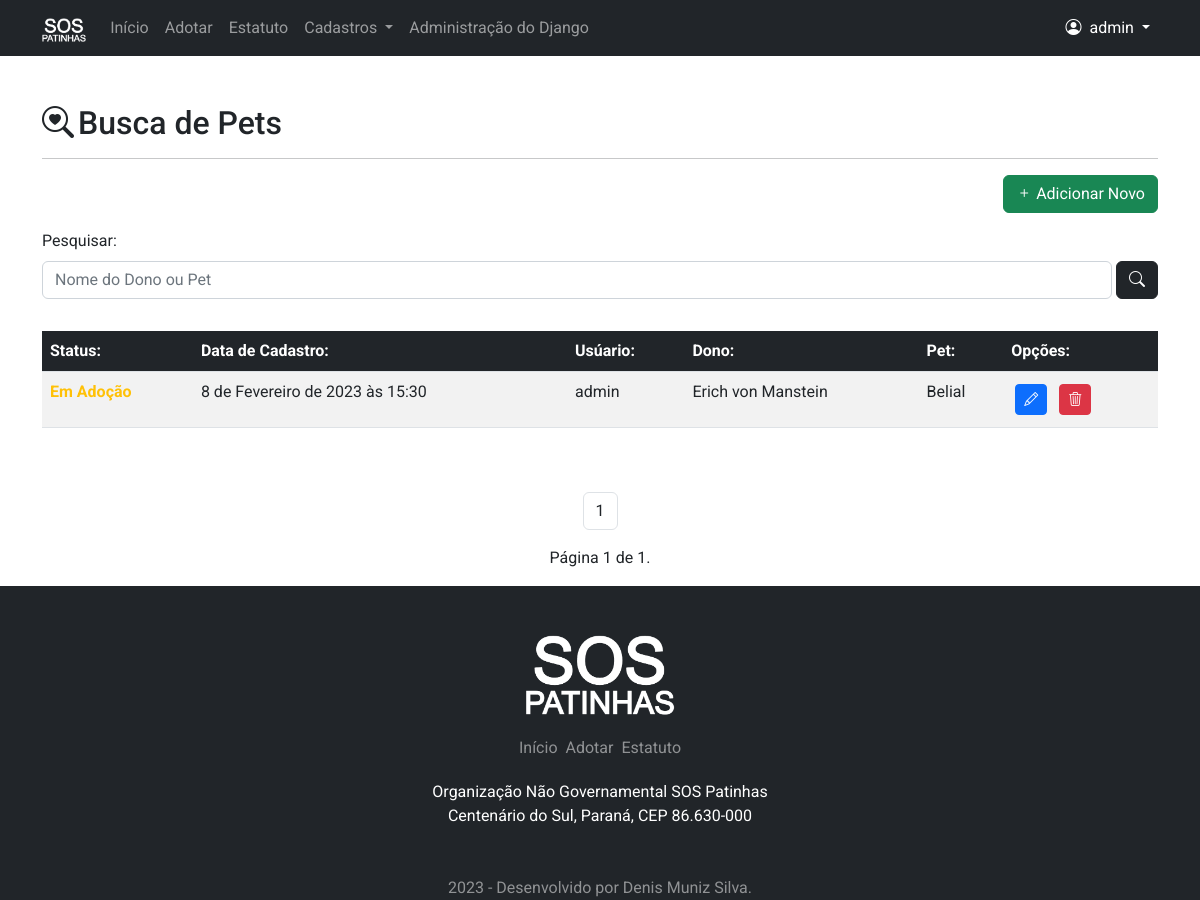
Screenshot of /adocao/lista/ (signed in) with the database file from the repository.
### pet/models.py (models this page shows, shortened)
class Adocao(models.Model):
    SEXO_CHOICES = [
        ('Indefinido', _('Indefinido')),
        ('Macho', _('Macho')),
        ('Fêmea', _('Fêmea')),
    ]
    STATUS_CHOICES = [
        ('d', _('Disponível')),
        ('a', _('Adotado')),
        ('c', _('Adoção Cancelada')),
    ]
    IDADE_CHOICES = [
        ('Desconhecida', _('Desconhecida')),
        ('01 Mês', _('01 Mês')),
        ('02 Mêses', _('02 Mêses')),
        ('03 Mêses', _('03 Mêses')),
        ('04 Mêses', _('04 Mêses')),
        ('05 Mêses', _('05 Mêses')),
        ('06 Mêses', _('06 Mêses')),
        ('07 Mêses', _('07 Mêses')),
        ('08 Mêses', _('08 Mêses')),
        ('09 Mêses', _('09 Mêses')),
        ('10 Mêses', _('10 Mêses')),
        ('11 Mêses', _('11 Mêses')),
        ('01 Ano', _('01 Ano')),
        ('02 Anos', _('02 Anos')),
        ('03 Anos', _('03 Anos')),
        ('04 Anos', _('04 Anos')),
        ('05 Anos', _('05 Anos')),
        ('06 Anos', _('06 Anos')),
        ('07 Anos', _('07 Anos')),
        ('08 Anos', _('08 Anos')),
        ('09 Anos', _('09 Anos')),
        ('10 Anos', _('10 Anos')),
        ('11 Anos', _('11 Anos')),
        ('12 Anos', _('12 Anos')),
        ('13 Anos', _('13 Anos')),
        ('14 Anos', _('14 Anos')),
        ('15 Anos', _('15 Anos')),
        ('16 Anos', _('16 Anos')),
        ('17 Anos', _('17 Anos')),
        ('18 Anos', _('18 Anos')),
        ('19 Anos', _('19 Anos')),
        ('20 Anos', _('20 Anos')),
        ('21 Anos', _('21 Anos')),
        ('22 Anos', _('22 Anos')),
        ('23 Anos', _('23 Anos')),
        ('24 Anos', _('24 Anos')),
        ('25 Anos', _('25 Anos')),
        ('26 Anos', _('26 Anos')),
        ('27 Anos', _('27 Anos')),
        ('28 Anos', _('28 Anos')),
        ('29 Anos', _('29 Anos')),
        ('30 Anos', _('30 Anos')),
    ]
    cadastrado_em = models.DateTimeField(auto_now_add=True, verbose_name=_('Data de Cadastro'))
    cadastrado_por = models.ForeignKey(User, on_delete=models.PROTECT, verbose_name=_('Cadastrante'))
    nome_dono = models.CharField(
        max_length=200, verbose_name=_('Nome Completo do Dono'))
    email_1 = models.EmailField(
        max_length=150, verbose_name=_('E-mail 01'), null=True, blank=True)
    email_2 = models.EmailField(
        max_length=150, verbose_name=_('E-mail 02'), null=True, blank=True)
    fone_1 = models.CharField(max_length=15, verbose_name=_('Fone 01'))
    fone_2 = models.CharField(
        max_length=15, verbose_name=_('Fone 02'), null=True, blank=True)
    fone_3 = models.CharField(
        max_length=15, verbose_name=_('Fone 03'), null=True, blank=True)
    obs = models.TextField(
        max_length=2000, verbose_name=_('Observações'), null=True, blank=True)
    cep = models.CharField(
        max_length=8, verbose_name='CEP', null=True, blank=True)
    estado = models.CharField(
        max_length=2, verbose_name=_('Estado'), null=True, blank=True)
    cidade = models.CharField(
        max_length=200, verbose_name=_('Cidade'), null=True, blank=True)
    bairro = models.CharField(
        max_length=200, verbose_name=_('Bairro'), null=True, blank=True)
    endereco = models.CharField(
        max_length=250, verbose_name=_('Endereço'), null=True, blank=True)
    numero = models.IntegerField(
        default=0, verbose_name=_('Número'), null=True, blank=True)
    complemento = models.TextField(
        max_length=2000, verbose_name=_('Complemento'), null=True, blank=True)
    nome_pet = models.CharField(max_length=200, verbose_name=_('Nome do Pet'))
    idade = models.CharField(max_length=15, choices=IDADE_CHOICES)
    especie = models.ForeignKey(
        Especie, on_delete=models.PROTECT, verbose_name=_('Especie'))
    raca = models.ForeignKey(
        Raca, on_delete=models.PROTECT, verbose_name=_('Raça'))
    sexo = models.CharField(max_length=10, choices=SEXO_CHOICES)
    qualidades = models.CharField(max_length=2000, verbose_name=_('Qualidades do Pet'))
    img = models.ImageField(upload_to='Adocao_fotos/', verbose_name=_('Foto'))
    status = models.CharField(max_length=1, choices=STATUS_CHOICES , verbose_name=_('Status'))

### pet/views.py (the view)
# urls.py: path('adocao/lista/', PaginaAdotarLista.as_view(), name='lista-pet'),
class PaginaAdotarLista(LoginRequiredMixin, ListView):
    paginate_by = 20
    login_url = reverse_lazy('login')
    model = Adocao
    template_name = 'pet/divulgar_lista.html'
    def get_queryset(self):
        queryset = super().get_queryset()
        query = self.request.GET.get('q')
        if query:
            queryset = queryset.filter(
                Q(nome_dono__icontains=query) | Q(nome_pet__icontains=query)
            )
        return queryset

### pet/templates/pet/divulgar_lista.html (shortened to what this page needs)
{% extends 'base.html' %}
{% load static %}
{% block pagina %}
<div class="container py-5">
    <h2><i class="bi bi-search-heart me-1"></i>Busca de Pets</h2>
    <hr>
    <div class="d-flex justify-content-end my-3">
        <a href="{% url 'added-pet' %}" class="btn btn-success"><i class="bi bi-plus me-1"></i>Adicionar Novo</a>
    </div>
    <form method="get">
        <div class="row mb-3">
            <label for="busca" class="form-label">Pesquisar:</label>
            <div class="d-flex align-items-end" id="busca">
                <input type="text" name="q" value="{{ request.GET.q }}" placeholder="Nome do Dono ou Pet"
                    class="form-control me-1">
                <button type="submit" class="btn btn-dark">
                    <i class="bi bi-search" id="lupacep"></i>
                </button>
            </div>
        </div>
    </form>
    <div class="table-responsive">
        <table class="table table-striped mt-3">
            <thead>
                <tr class="text-bg-dark">
                    <th scope="col">Status:</th>
                    <th scope="col">Data de Cadastro:</th>
                    <th scope="col">Usúario:</th>
                    <th scope="col">Dono:</th>
                    <th scope="col">Pet:</th>
                    <th scope="col">Opções:</th>
                </tr>
            </thead>
            <tbody>
                {% for item in object_list %}
                <tr>
                    <td>
                        {% if item.status == 'd' %}
                        <span class="text-warning fw-bold">Em Adoção</span>
                        {% elif item.status == 'c' %}
                        <span class="text-danger fw-bold">Cancelado</span>
                        {% else %}
                        <span class="text-success fw-bold">Adotado</span>
                        {% endif %}
                    </td>
                    <td>{{item.cadastrado_em}}</td>
                    <td>{{item.cadastrado_por}}</td>
                    <td>{{item.nome_dono}}</td>
                    <td>{{item.nome_pet}}</td>
                    <td>
                        <a href="{% url 'edit-pet' item.pk %}" class="btn btn-primary btn-sm m-1">
                            <i class="bi bi-pencil"></i>
                        </a>
                        <a href="{% url 'delete-pet' item.pk %}" class="btn btn-danger btn-sm m-1">
                            <i class="bi bi-trash3"></i>
                        </a>
                    </td>
                </tr>
                {% empty %}
                <tr>
                    <td colspan="6" class="text-center">Nao existem pets disponíveis para adoção no momento.</td>
                </tr>
                {% endfor %}
            </tbody>
        </table>
    </div>
</div>
{% include "paginacao.html" %}
{% endblock %}

### templates/base.html (shortened to what this page needs)
<!doctype html>
<html lang="pt-br">
{% load static %}
<head>
    <link href="https://cdn.jsdelivr.net/npm/bootstrap@5.2.3/dist/css/bootstrap.min.css" rel="stylesheet"
>
    <link rel="stylesheet" href="{% static 'css/main.css' %}">
    <link rel="stylesheet" href="https://cdn.jsdelivr.net/npm/bootstrap-icons@1.10.3/font/bootstrap-icons.css">
</head>
<body>
    {% block menu %}
    <header>
        <div class="bg-dark">
            <nav class="container navbar navbar-dark bg-dark navbar-expand-lg ">
                <div class="container-fluid">
                    <a class="navbar-brand" href="{% url 'inicio' %}">
                        <img src="{% static 'img/sos.png' %}" alt="Logo" height="24">
                    </a>
                    <div class="collapse navbar-collapse" id="navbarSupportedContent">
                        <ul class="navbar-nav me-auto mb-2 mb-lg-0">
                            <li class="nav-item">
                                <a class="nav-link {% block menuativo1 %} {% endblock %}" aria-current="page"
                                    href="{% url 'inicio' %}">Início</a>
                            </li>
                            <li class="nav-item">
                                <a class="nav-link {% block menuativo2 %} {% endblock %}"
                                    href="{% url 'adotar' %}">Adotar</a>
                            </li>
                            <li class="nav-item">
                                <a class="nav-link {% block menuativo3 %} {% endblock %}"
                                    href="{% url 'estatuto' %}">Estatuto</a>
                            </li>
                            {% if request.user.is_authenticated %}
                            <li class="nav-item dropdown">
                                <a class="nav-link dropdown-toggle" href="#" role="button" data-bs-toggle="dropdown"
                                    aria-expanded="false">
                                    Cadastros
                                </a>
                            </li>
                            {% endif %}
                            {% if user.is_superuser %}
                                <li class="nav-item">
                                    <a class="nav-link"
                                        href="{% url 'admin:index' %}">Administração do Django</a>
                                </li>
                            {% endif %}
                        </ul>
                        <div class="d-flex justify-content-end">
                            {% if request.user.is_authenticated %}
                            <ul class="navbar-nav me-auto mb-2 mb-lg-0">
                                <li class="nav-item dropdown ">
                                    <a class="nav-link dropdown-toggle text-white" href="#" role="button"
                                        data-bs-toggle="dropdown" aria-expanded="false">
                                        <i class="bi bi-person-circle me-1"></i>
                                        {{ request.user }}
                                    </a>
                                </li>
                            </ul>
                            {% endif %}
                        </div>
                    </div>
                </div>
            </nav>
        </div>
    </header>
    {% endblock %}
    {% block pagina %}
    {% endblock %}
    {% block footer %}
    <footer class="bg-dark pt-5">
        <div class="container d-block">
            <div class="d-flex justify-content-center pb-3">
                <img src="{% static 'img/sos.png' %}" alt="Logo" class="img-rodape">
            </div>
            <div class="d-flex justify-content-center ">
                <a href="{% url 'inicio' %}"
                    class="fst-normal {% block footerativo1 %} rodapelinks {% endblock %} p-1">Início</a>
                <a href="{% url 'adotar' %}"
                    class="fst-normal {% block footerativo2 %} rodapelinks {% endblock %} p-1">Adotar</a>
                <a href="{% url 'estatuto'  %}"
                    class="fst-normal {% block footerativo3 %} rodapelinks {% endblock %} p-1">Estatuto</a>
            </div>
            <div class="text-center text-white bg-dark p-3">
                <p>
                    Organização Não Governamental SOS Patinhas<br>
                    Centenário do Sul, Paraná, CEP 86.630-000
                </p>
            </div>
            <div class="text-center text-white-50 bg-dark pt-3">
                2023 - Desenvolvido por Denis Muniz Silva.
            </div>
        </div>
    </footer>
    {% endblock %}
</body>
</html>

### static/css/main.css (style rules this page uses)
* { font-family: 'Mountains of Christmas', cursive; font-family: 'Roboto', sans-serif; }
.img-rodape { max-width: 150px; width: 100%; display: block; }
.rodapelinks { text-decoration: none; color: rgba(255, 255, 255, 0.5); }

### rows the page displays
Adocao: status "Em Adoção", cadastrado_em "8 de Fevereiro de 2023 às 15:30", cadastrado_por "admin", nome_dono "Erich von Manstein", nome_pet "Belial"

### other values shown
{{ request.user }} "admin"
{{ i }} "1"
{{ page_obj.number }} "1"
{{ page_obj.paginator.num_pages }} "1"
